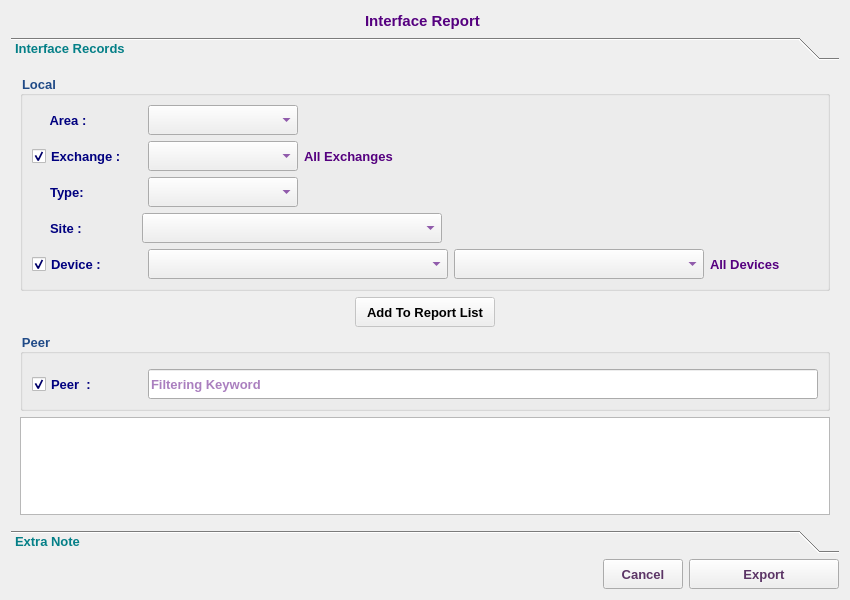
<?xml version="1.0" encoding="UTF-8"?>
<ui version="4.0">
 <class>InterfaceReportDialog</class>
 <widget class="QDialog" name="InterfaceReportDialog">
  <property name="geometry">
   <rect>
    <x>0</x>
    <y>0</y>
    <width>850</width>
    <height>600</height>
   </rect>
  </property>
  <property name="minimumSize">
   <size>
    <width>850</width>
    <height>600</height>
   </size>
  </property>
  <property name="font">
   <font>
    <family>Tahoma</family>
    <pointsize>10</pointsize>
   </font>
  </property>
  <property name="windowTitle">
   <string>Interface Report</string>
  </property>
  <property name="windowIcon">
   <iconset resource="../../../../image.qrc">
    <normaloff>:/Image/report.png</normaloff>:/Image/report.png</iconset>
  </property>
  <layout class="QVBoxLayout" name="verticalLayout">
   <item>
    <layout class="QHBoxLayout" name="horizontalLayout_2">
     <item>
      <spacer name="horizontalSpacer_3">
       <property name="font">
        <font>
         <family>Tahoma</family>
         <pointsize>10</pointsize>
        </font>
       </property>
       <property name="orientation">
        <enum>Qt::Horizontal</enum>
       </property>
       <property name="sizeHint" stdset="0">
        <size>
         <width>40</width>
         <height>20</height>
        </size>
       </property>
      </spacer>
     </item>
     <item>
      <widget class="QLabel" name="label_2">
       <property name="font">
        <font>
         <family>Tahoma</family>
         <pointsize>11</pointsize>
         <weight>75</weight>
         <bold>true</bold>
        </font>
       </property>
       <property name="styleSheet">
        <string notr="true">color: rgb(85, 0, 127);</string>
       </property>
       <property name="text">
        <string>Interface Report </string>
       </property>
      </widget>
     </item>
     <item>
      <spacer name="horizontalSpacer_2">
       <property name="font">
        <font>
         <family>Tahoma</family>
         <pointsize>10</pointsize>
        </font>
       </property>
       <property name="orientation">
        <enum>Qt::Horizontal</enum>
       </property>
       <property name="sizeHint" stdset="0">
        <size>
         <width>40</width>
         <height>20</height>
        </size>
       </property>
      </spacer>
     </item>
    </layout>
   </item>
   <item>
    <widget class="QToolBox" name="toolBox">
     <property name="font">
      <font>
       <weight>75</weight>
       <bold>true</bold>
      </font>
     </property>
     <property name="styleSheet">
      <string notr="true">color: rgb(4, 127, 135);</string>
     </property>
     <property name="currentIndex">
      <number>0</number>
     </property>
     <widget class="QWidget" name="page">
      <property name="geometry">
       <rect>
        <x>0</x>
        <y>0</y>
        <width>832</width>
        <height>456</height>
       </rect>
      </property>
      <attribute name="label">
       <string>Interface Records</string>
      </attribute>
      <layout class="QVBoxLayout" name="verticalLayout_8">
       <item>
        <widget class="QGroupBox" name="groupBox">
         <property name="font">
          <font>
           <family>Tahoma</family>
           <pointsize>10</pointsize>
           <weight>75</weight>
           <bold>true</bold>
          </font>
         </property>
         <property name="styleSheet">
          <string notr="true">color: rgb(32, 74, 135);</string>
         </property>
         <property name="title">
          <string>Local</string>
         </property>
         <layout class="QVBoxLayout" name="verticalLayout_6">
          <item>
           <layout class="QHBoxLayout" name="horizontalLayout_9">
            <item>
             <layout class="QVBoxLayout" name="verticalLayout_3">
              <item>
               <layout class="QHBoxLayout" name="horizontalLayout">
                <item>
                 <widget class="QLabel" name="label">
                  <property name="minimumSize">
                   <size>
                    <width>110</width>
                    <height>30</height>
                   </size>
                  </property>
                  <property name="maximumSize">
                   <size>
                    <width>110</width>
                    <height>30</height>
                   </size>
                  </property>
                  <property name="font">
                   <font>
                    <family>Tahoma</family>
                    <pointsize>10</pointsize>
                    <weight>75</weight>
                    <bold>true</bold>
                   </font>
                  </property>
                  <property name="styleSheet">
                   <string notr="true">color: rgb(0, 0, 127);</string>
                  </property>
                  <property name="text">
                   <string>     Area :</string>
                  </property>
                 </widget>
                </item>
                <item>
                 <widget class="QComboBox" name="areaCB">
                  <property name="minimumSize">
                   <size>
                    <width>150</width>
                    <height>30</height>
                   </size>
                  </property>
                  <property name="maximumSize">
                   <size>
                    <width>150</width>
                    <height>30</height>
                   </size>
                  </property>
                  <property name="font">
                   <font>
                    <family>Tahoma</family>
                    <pointsize>10</pointsize>
                    <weight>75</weight>
                    <bold>true</bold>
                   </font>
                  </property>
                  <property name="styleSheet">
                   <string notr="true">color: rgb(85, 0, 127);</string>
                  </property>
                 </widget>
                </item>
                <item>
                 <spacer name="horizontalSpacer_9">
                  <property name="font">
                   <font>
                    <family>Tahoma</family>
                    <pointsize>10</pointsize>
                   </font>
                  </property>
                  <property name="orientation">
                   <enum>Qt::Horizontal</enum>
                  </property>
                  <property name="sizeHint" stdset="0">
                   <size>
                    <width>40</width>
                    <height>20</height>
                   </size>
                  </property>
                 </spacer>
                </item>
               </layout>
              </item>
              <item>
               <layout class="QHBoxLayout" name="horizontalLayout_3">
                <item>
                 <widget class="QCheckBox" name="exchChB">
                  <property name="minimumSize">
                   <size>
                    <width>110</width>
                    <height>30</height>
                   </size>
                  </property>
                  <property name="maximumSize">
                   <size>
                    <width>110</width>
                    <height>30</height>
                   </size>
                  </property>
                  <property name="font">
                   <font>
                    <family>Tahoma</family>
                    <pointsize>10</pointsize>
                    <weight>75</weight>
                    <bold>true</bold>
                   </font>
                  </property>
                  <property name="layoutDirection">
                   <enum>Qt::LeftToRight</enum>
                  </property>
                  <property name="styleSheet">
                   <string notr="true">color: rgb(0, 0, 127);</string>
                  </property>
                  <property name="text">
                   <string>Exchange :</string>
                  </property>
                  <property name="checked">
                   <bool>true</bool>
                  </property>
                 </widget>
                </item>
                <item>
                 <widget class="QComboBox" name="abbrCB">
                  <property name="minimumSize">
                   <size>
                    <width>150</width>
                    <height>30</height>
                   </size>
                  </property>
                  <property name="maximumSize">
                   <size>
                    <width>150</width>
                    <height>30</height>
                   </size>
                  </property>
                  <property name="font">
                   <font>
                    <family>Tahoma</family>
                    <pointsize>10</pointsize>
                    <weight>75</weight>
                    <bold>true</bold>
                   </font>
                  </property>
                  <property name="styleSheet">
                   <string notr="true">color: rgb(85, 0, 127);</string>
                  </property>
                 </widget>
                </item>
                <item>
                 <widget class="QLabel" name="allExchLbl">
                  <property name="minimumSize">
                   <size>
                    <width>100</width>
                    <height>30</height>
                   </size>
                  </property>
                  <property name="maximumSize">
                   <size>
                    <width>100</width>
                    <height>30</height>
                   </size>
                  </property>
                  <property name="font">
                   <font>
                    <family>Tahoma</family>
                    <pointsize>10</pointsize>
                    <weight>75</weight>
                    <bold>true</bold>
                   </font>
                  </property>
                  <property name="styleSheet">
                   <string notr="true">color: rgb(85, 0, 127);</string>
                  </property>
                  <property name="text">
                   <string>All Exchanges</string>
                  </property>
                 </widget>
                </item>
                <item>
                 <spacer name="horizontalSpacer">
                  <property name="font">
                   <font>
                    <family>Tahoma</family>
                    <pointsize>10</pointsize>
                   </font>
                  </property>
                  <property name="orientation">
                   <enum>Qt::Horizontal</enum>
                  </property>
                  <property name="sizeHint" stdset="0">
                   <size>
                    <width>40</width>
                    <height>20</height>
                   </size>
                  </property>
                 </spacer>
                </item>
               </layout>
              </item>
              <item>
               <layout class="QHBoxLayout" name="horizontalLayout_8">
                <item>
                 <widget class="QLabel" name="allExchLbl_2">
                  <property name="minimumSize">
                   <size>
                    <width>110</width>
                    <height>30</height>
                   </size>
                  </property>
                  <property name="maximumSize">
                   <size>
                    <width>110</width>
                    <height>30</height>
                   </size>
                  </property>
                  <property name="font">
                   <font>
                    <family>Tahoma</family>
                    <pointsize>10</pointsize>
                    <weight>75</weight>
                    <bold>true</bold>
                   </font>
                  </property>
                  <property name="styleSheet">
                   <string notr="true">color: rgb(0, 0, 127);</string>
                  </property>
                  <property name="text">
                   <string>     Type:</string>
                  </property>
                 </widget>
                </item>
                <item>
                 <widget class="QComboBox" name="typeCB">
                  <property name="minimumSize">
                   <size>
                    <width>150</width>
                    <height>30</height>
                   </size>
                  </property>
                  <property name="maximumSize">
                   <size>
                    <width>150</width>
                    <height>30</height>
                   </size>
                  </property>
                  <property name="font">
                   <font>
                    <family>Tahoma</family>
                    <pointsize>10</pointsize>
                    <weight>75</weight>
                    <bold>true</bold>
                   </font>
                  </property>
                  <property name="styleSheet">
                   <string notr="true">color: rgb(85, 0, 127);</string>
                  </property>
                 </widget>
                </item>
                <item>
                 <spacer name="horizontalSpacer_4">
                  <property name="font">
                   <font>
                    <family>Tahoma</family>
                    <pointsize>10</pointsize>
                   </font>
                  </property>
                  <property name="orientation">
                   <enum>Qt::Horizontal</enum>
                  </property>
                  <property name="sizeHint" stdset="0">
                   <size>
                    <width>40</width>
                    <height>20</height>
                   </size>
                  </property>
                 </spacer>
                </item>
               </layout>
              </item>
             </layout>
            </item>
            <item>
             <widget class="QLabel" name="label_3">
              <property name="font">
               <font>
                <family>Tahoma</family>
                <pointsize>10</pointsize>
               </font>
              </property>
              <property name="text">
               <string/>
              </property>
              <property name="pixmap">
               <pixmap resource="../../../../image.qrc">:/Image/interface.png</pixmap>
              </property>
             </widget>
            </item>
           </layout>
          </item>
          <item>
           <widget class="QFrame" name="siteFrame">
            <property name="font">
             <font>
              <family>Tahoma</family>
              <pointsize>10</pointsize>
             </font>
            </property>
            <property name="frameShape">
             <enum>QFrame::NoFrame</enum>
            </property>
            <property name="frameShadow">
             <enum>QFrame::Raised</enum>
            </property>
            <property name="lineWidth">
             <number>0</number>
            </property>
            <layout class="QVBoxLayout" name="verticalLayout_2">
             <property name="spacing">
              <number>0</number>
             </property>
             <property name="leftMargin">
              <number>0</number>
             </property>
             <property name="topMargin">
              <number>0</number>
             </property>
             <property name="rightMargin">
              <number>0</number>
             </property>
             <property name="bottomMargin">
              <number>0</number>
             </property>
             <item>
              <layout class="QHBoxLayout" name="horizontalLayout_7">
               <item>
                <widget class="QLabel" name="allExchLbl_3">
                 <property name="minimumSize">
                  <size>
                   <width>110</width>
                   <height>30</height>
                  </size>
                 </property>
                 <property name="maximumSize">
                  <size>
                   <width>110</width>
                   <height>30</height>
                  </size>
                 </property>
                 <property name="font">
                  <font>
                   <family>Tahoma</family>
                   <pointsize>10</pointsize>
                   <weight>75</weight>
                   <bold>true</bold>
                  </font>
                 </property>
                 <property name="styleSheet">
                  <string notr="true">color: rgb(0, 0, 127);</string>
                 </property>
                 <property name="text">
                  <string>     Site :</string>
                 </property>
                </widget>
               </item>
               <item>
                <widget class="QComboBox" name="siteCB">
                 <property name="minimumSize">
                  <size>
                   <width>300</width>
                   <height>30</height>
                  </size>
                 </property>
                 <property name="maximumSize">
                  <size>
                   <width>300</width>
                   <height>30</height>
                  </size>
                 </property>
                 <property name="font">
                  <font>
                   <family>Tahoma</family>
                   <pointsize>10</pointsize>
                   <weight>75</weight>
                   <bold>true</bold>
                  </font>
                 </property>
                 <property name="styleSheet">
                  <string notr="true">color: rgb(85, 0, 127);</string>
                 </property>
                </widget>
               </item>
               <item>
                <spacer name="horizontalSpacer_11">
                 <property name="font">
                  <font>
                   <family>Tahoma</family>
                   <pointsize>10</pointsize>
                  </font>
                 </property>
                 <property name="orientation">
                  <enum>Qt::Horizontal</enum>
                 </property>
                 <property name="sizeHint" stdset="0">
                  <size>
                   <width>40</width>
                   <height>20</height>
                  </size>
                 </property>
                </spacer>
               </item>
              </layout>
             </item>
            </layout>
           </widget>
          </item>
          <item>
           <layout class="QHBoxLayout" name="horizontalLayout_4">
            <item>
             <widget class="QCheckBox" name="deviceChB">
              <property name="minimumSize">
               <size>
                <width>110</width>
                <height>30</height>
               </size>
              </property>
              <property name="maximumSize">
               <size>
                <width>110</width>
                <height>30</height>
               </size>
              </property>
              <property name="font">
               <font>
                <family>Tahoma</family>
                <pointsize>10</pointsize>
                <weight>75</weight>
                <bold>true</bold>
               </font>
              </property>
              <property name="styleSheet">
               <string notr="true">color: rgb(0, 0, 127);</string>
              </property>
              <property name="text">
               <string>Device :</string>
              </property>
              <property name="checked">
               <bool>true</bool>
              </property>
             </widget>
            </item>
            <item>
             <widget class="QComboBox" name="devexCB">
              <property name="sizePolicy">
               <sizepolicy hsizetype="Expanding" vsizetype="Preferred">
                <horstretch>0</horstretch>
                <verstretch>0</verstretch>
               </sizepolicy>
              </property>
              <property name="minimumSize">
               <size>
                <width>300</width>
                <height>30</height>
               </size>
              </property>
              <property name="maximumSize">
               <size>
                <width>300</width>
                <height>30</height>
               </size>
              </property>
              <property name="font">
               <font>
                <family>Tahoma</family>
                <pointsize>10</pointsize>
                <weight>75</weight>
                <bold>true</bold>
               </font>
              </property>
              <property name="styleSheet">
               <string notr="true">color: rgb(85, 0, 127);</string>
              </property>
             </widget>
            </item>
            <item>
             <widget class="QComboBox" name="deviceCB">
              <property name="minimumSize">
               <size>
                <width>250</width>
                <height>30</height>
               </size>
              </property>
              <property name="maximumSize">
               <size>
                <width>250</width>
                <height>30</height>
               </size>
              </property>
              <property name="font">
               <font>
                <family>Tahoma</family>
                <pointsize>10</pointsize>
                <weight>75</weight>
                <bold>true</bold>
               </font>
              </property>
              <property name="styleSheet">
               <string notr="true">color: rgb(85, 0, 127);</string>
              </property>
             </widget>
            </item>
            <item>
             <widget class="QLabel" name="allDeviceLbl">
              <property name="minimumSize">
               <size>
                <width>100</width>
                <height>30</height>
               </size>
              </property>
              <property name="maximumSize">
               <size>
                <width>120</width>
                <height>30</height>
               </size>
              </property>
              <property name="font">
               <font>
                <family>Tahoma</family>
                <pointsize>10</pointsize>
                <weight>75</weight>
                <bold>true</bold>
               </font>
              </property>
              <property name="styleSheet">
               <string notr="true">color: rgb(85, 0, 127);</string>
              </property>
              <property name="text">
               <string>All Devices</string>
              </property>
             </widget>
            </item>
            <item>
             <spacer name="horizontalSpacer_12">
              <property name="font">
               <font>
                <family>Tahoma</family>
                <pointsize>10</pointsize>
               </font>
              </property>
              <property name="orientation">
               <enum>Qt::Horizontal</enum>
              </property>
              <property name="sizeHint" stdset="0">
               <size>
                <width>40</width>
                <height>20</height>
               </size>
              </property>
             </spacer>
            </item>
           </layout>
          </item>
         </layout>
        </widget>
       </item>
       <item>
        <layout class="QHBoxLayout" name="horizontalLayout_6">
         <item>
          <spacer name="horizontalSpacer_7">
           <property name="font">
            <font>
             <family>Tahoma</family>
             <pointsize>10</pointsize>
            </font>
           </property>
           <property name="orientation">
            <enum>Qt::Horizontal</enum>
           </property>
           <property name="sizeHint" stdset="0">
            <size>
             <width>40</width>
             <height>20</height>
            </size>
           </property>
          </spacer>
         </item>
         <item>
          <widget class="QPushButton" name="addBtn">
           <property name="enabled">
            <bool>false</bool>
           </property>
           <property name="minimumSize">
            <size>
             <width>140</width>
             <height>30</height>
            </size>
           </property>
           <property name="maximumSize">
            <size>
             <width>180</width>
             <height>30</height>
            </size>
           </property>
           <property name="font">
            <font>
             <family>Tahoma</family>
             <pointsize>10</pointsize>
             <weight>75</weight>
             <bold>true</bold>
            </font>
           </property>
           <property name="styleSheet">
            <string notr="true">color: rgb(0, 0, 0);</string>
           </property>
           <property name="text">
            <string>Add To Report List</string>
           </property>
           <property name="icon">
            <iconset resource="../../../../image.qrc">
             <normaloff>:/Image/add.png</normaloff>:/Image/add.png</iconset>
           </property>
           <property name="iconSize">
            <size>
             <width>20</width>
             <height>16</height>
            </size>
           </property>
          </widget>
         </item>
         <item>
          <spacer name="horizontalSpacer_8">
           <property name="font">
            <font>
             <family>Tahoma</family>
             <pointsize>10</pointsize>
            </font>
           </property>
           <property name="orientation">
            <enum>Qt::Horizontal</enum>
           </property>
           <property name="sizeHint" stdset="0">
            <size>
             <width>40</width>
             <height>20</height>
            </size>
           </property>
          </spacer>
         </item>
        </layout>
       </item>
       <item>
        <widget class="QGroupBox" name="groupBox_2">
         <property name="font">
          <font>
           <family>Tahoma</family>
           <pointsize>10</pointsize>
           <weight>75</weight>
           <bold>true</bold>
          </font>
         </property>
         <property name="styleSheet">
          <string notr="true">color: rgb(32, 74, 135);</string>
         </property>
         <property name="title">
          <string>Peer</string>
         </property>
         <layout class="QVBoxLayout" name="verticalLayout_4">
          <item>
           <widget class="QFrame" name="siteFrame_2">
            <property name="font">
             <font>
              <family>Tahoma</family>
              <pointsize>10</pointsize>
             </font>
            </property>
            <property name="frameShape">
             <enum>QFrame::NoFrame</enum>
            </property>
            <property name="frameShadow">
             <enum>QFrame::Raised</enum>
            </property>
            <property name="lineWidth">
             <number>0</number>
            </property>
            <layout class="QVBoxLayout" name="verticalLayout_5">
             <property name="spacing">
              <number>0</number>
             </property>
             <property name="leftMargin">
              <number>0</number>
             </property>
             <property name="topMargin">
              <number>0</number>
             </property>
             <property name="rightMargin">
              <number>0</number>
             </property>
             <property name="bottomMargin">
              <number>0</number>
             </property>
            </layout>
           </widget>
          </item>
          <item>
           <layout class="QHBoxLayout" name="horizontalLayout_13">
            <item>
             <widget class="QCheckBox" name="peerChB">
              <property name="minimumSize">
               <size>
                <width>110</width>
                <height>30</height>
               </size>
              </property>
              <property name="maximumSize">
               <size>
                <width>110</width>
                <height>30</height>
               </size>
              </property>
              <property name="font">
               <font>
                <family>Tahoma</family>
                <pointsize>10</pointsize>
                <weight>75</weight>
                <bold>true</bold>
               </font>
              </property>
              <property name="styleSheet">
               <string notr="true">color: rgb(0, 0, 127);</string>
              </property>
              <property name="text">
               <string>Peer  :</string>
              </property>
              <property name="checked">
               <bool>true</bool>
              </property>
             </widget>
            </item>
            <item>
             <widget class="QLineEdit" name="peerLE">
              <property name="minimumSize">
               <size>
                <width>300</width>
                <height>30</height>
               </size>
              </property>
              <property name="maximumSize">
               <size>
                <width>2000</width>
                <height>30</height>
               </size>
              </property>
              <property name="font">
               <font>
                <family>Tahoma</family>
                <pointsize>10</pointsize>
                <weight>75</weight>
                <bold>true</bold>
               </font>
              </property>
              <property name="styleSheet">
               <string notr="true">color: rgb(85, 0, 127);</string>
              </property>
              <property name="placeholderText">
               <string>Filtering Keyword</string>
              </property>
             </widget>
            </item>
           </layout>
          </item>
         </layout>
        </widget>
       </item>
       <item>
        <widget class="QTableView" name="reportTV">
         <property name="font">
          <font>
           <family>Tahoma</family>
           <pointsize>10</pointsize>
           <weight>50</weight>
           <bold>false</bold>
          </font>
         </property>
         <property name="styleSheet">
          <string notr="true">color: rgb(0, 0, 0);</string>
         </property>
         <property name="editTriggers">
          <set>QAbstractItemView::NoEditTriggers</set>
         </property>
         <property name="alternatingRowColors">
          <bool>true</bool>
         </property>
         <property name="selectionMode">
          <enum>QAbstractItemView::SingleSelection</enum>
         </property>
         <property name="selectionBehavior">
          <enum>QAbstractItemView::SelectRows</enum>
         </property>
        </widget>
       </item>
      </layout>
     </widget>
     <widget class="QWidget" name="page_2">
      <property name="geometry">
       <rect>
        <x>0</x>
        <y>0</y>
        <width>832</width>
        <height>456</height>
       </rect>
      </property>
      <attribute name="label">
       <string>Extra Note</string>
      </attribute>
      <layout class="QVBoxLayout" name="verticalLayout_7">
       <item>
        <widget class="QLineEdit" name="customInfoLE">
         <property name="minimumSize">
          <size>
           <width>0</width>
           <height>40</height>
          </size>
         </property>
         <property name="maximumSize">
          <size>
           <width>16777215</width>
           <height>40</height>
          </size>
         </property>
         <property name="font">
          <font>
           <weight>75</weight>
           <bold>true</bold>
          </font>
         </property>
         <property name="styleSheet">
          <string notr="true">color: rgb(85, 0, 127);</string>
         </property>
         <property name="placeholderText">
          <string>Custom Information</string>
         </property>
        </widget>
       </item>
       <item>
        <spacer name="verticalSpacer">
         <property name="orientation">
          <enum>Qt::Vertical</enum>
         </property>
         <property name="sizeHint" stdset="0">
          <size>
           <width>20</width>
           <height>389</height>
          </size>
         </property>
        </spacer>
       </item>
      </layout>
     </widget>
    </widget>
   </item>
   <item>
    <layout class="QHBoxLayout" name="horizontalLayout_5">
     <item>
      <spacer name="horizontalSpacer_6">
       <property name="font">
        <font>
         <family>Tahoma</family>
         <pointsize>10</pointsize>
        </font>
       </property>
       <property name="orientation">
        <enum>Qt::Horizontal</enum>
       </property>
       <property name="sizeHint" stdset="0">
        <size>
         <width>40</width>
         <height>20</height>
        </size>
       </property>
      </spacer>
     </item>
     <item>
      <widget class="QPushButton" name="cancelBtn">
       <property name="minimumSize">
        <size>
         <width>80</width>
         <height>30</height>
        </size>
       </property>
       <property name="maximumSize">
        <size>
         <width>120</width>
         <height>30</height>
        </size>
       </property>
       <property name="font">
        <font>
         <family>Tahoma</family>
         <pointsize>10</pointsize>
         <weight>75</weight>
         <bold>true</bold>
        </font>
       </property>
       <property name="styleSheet">
        <string notr="true">color: rgb(92, 53, 102);</string>
       </property>
       <property name="text">
        <string>Cancel</string>
       </property>
      </widget>
     </item>
     <item>
      <widget class="QPushButton" name="okBtn">
       <property name="enabled">
        <bool>true</bool>
       </property>
       <property name="minimumSize">
        <size>
         <width>150</width>
         <height>30</height>
        </size>
       </property>
       <property name="maximumSize">
        <size>
         <width>250</width>
         <height>30</height>
        </size>
       </property>
       <property name="font">
        <font>
         <family>Tahoma</family>
         <pointsize>10</pointsize>
         <weight>75</weight>
         <bold>true</bold>
        </font>
       </property>
       <property name="styleSheet">
        <string notr="true">color: rgb(92, 53, 102);</string>
       </property>
       <property name="text">
        <string>Export</string>
       </property>
       <property name="icon">
        <iconset resource="../../../../image.qrc">
         <normaloff>:/Image/pdf.png</normaloff>:/Image/pdf.png</iconset>
       </property>
       <property name="iconSize">
        <size>
         <width>20</width>
         <height>20</height>
        </size>
       </property>
      </widget>
     </item>
    </layout>
   </item>
  </layout>
  <action name="actionRemove_Record">
   <property name="icon">
    <iconset resource="../../../../image.qrc">
     <normaloff>:/Image/remove.png</normaloff>:/Image/remove.png</iconset>
   </property>
   <property name="text">
    <string>Remove Record</string>
   </property>
   <property name="toolTip">
    <string>Remove Record</string>
   </property>
  </action>
 </widget>
 <tabstops>
  <tabstop>okBtn</tabstop>
  <tabstop>cancelBtn</tabstop>
 </tabstops>
 <resources>
  <include location="../../../../image.qrc"/>
 </resources>
 <connections/>
</ui>
